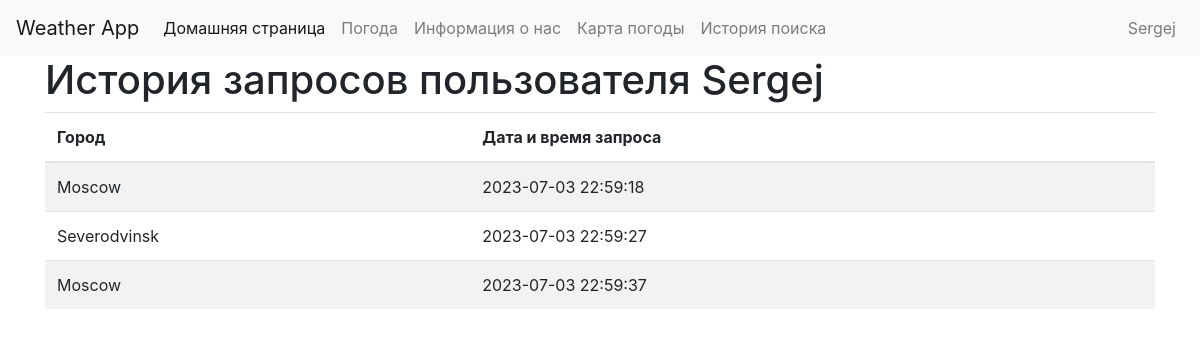
The app's page /view_history (signed in) with its own data.
### models.py (models this page shows, shortened)
class User(db.Model):
    id = db.Column(db.Integer, primary_key=True)
    username = db.Column(db.String(50), unique=True, nullable=False)
    password_hash = db.Column(db.String(128), nullable=False)
    email = db.Column(db.String(120), unique=True, nullable=False)
    requests = db.relationship('Request', backref='user')

class Request(db.Model):
    id = db.Column(db.Integer, primary_key=True)
    city = db.Column(db.String(50), nullable=False)
    timestamp = db.Column(db.DateTime, nullable=False, default=datetime)
    user_username = db.Column(db.String(50), db.ForeignKey('user.username'))

### app.py (the view)
@app.route('/view_history')
def view_history():
    if 'username' in session:
        user = User.query.filter_by(username=session['username']).first()
        requests = Request.query.filter_by(user=user).all()
        return render_template('view_history.html', requests=requests, user=user)
    else:
        return redirect(url_for('login'))

### app.py (called while the page is built)
@app.before_request
def require_login():
    allowed_routes = ['login', 'register', 'index']
    if request.endpoint not in allowed_routes and 'logged_in' not in session:
        return redirect(url_for('login'))

### templates/view_history.html (shortened to what this page needs)
<!DOCTYPE html>
<html>
<head>
    <link rel="stylesheet" href="https://maxcdn.bootstrapcdn.com/bootstrap/4.0.0/css/bootstrap.min.css"
>
</head>
<body>
    <nav class="navbar navbar-expand-lg navbar-light bg-light">
        <a class="navbar-brand" href="#">Weather App</a>
        <div class="collapse navbar-collapse" id="navbarNav">
            <ul class="navbar-nav">
                <li class="nav-item active">
                    <a class="nav-link" href="/">Домашняя страница</a>
                </li>
                <li class="nav-item">
                    <a class="nav-link" href="/weather">Погода</a>
                </li>
                <li class="nav-item">
                    <a class="nav-link" href="/info">Информация о нас</a>
                </li>
                <li class="nav-item">
                    <a class="nav-link" href="/map">Карта погоды</a>
                </li>
                <li class="nav-item">
                    <a class="nav-link" href="/view_history">История поиска</a>
                </li>
            </ul>
            <ul class="navbar-nav ml-auto">
                {% if session.logged_in %}
                <li class="nav-item">
                    <a class="nav-link" href="/logout">{{ session.username }}</a>
                </li>
                {% else %}
                <li class="nav-item">
                    <a class="nav-link" href="/login">Войти</a>
                </li>
                {% endif %}
            </ul>
        </div>
    </nav>
    {% block content %}
    {% if requests %}
    <div class="container">
        <h1>История запросов пользователя {{ user.username }}</h1>
        <table class="table table-striped">
            <thead>
                <tr>
                    <th>Город</th>
                    <th>Дата и время запроса</th>
                </tr>
            </thead>
            <tbody>
                {% for request in requests %}
                <tr>
                    <td>{{ request.city }}</td>
                    <td>{{ request.timestamp.strftime('%Y-%m-%d %H:%M:%S') }}</td>
                </tr>
                {% endfor %}
            </tbody>
        </table>
    </div>
    {% else %}
    <p>Нет сохраненных запросов</p>
    {% endif %}
    {% endblock %}
</body>
</html>

### records on screen
User: username "Sergej"
Request: city "Moscow", timestamp "2023-07-03 22:59:18"
Request: city "Severodvinsk", timestamp "2023-07-03 22:59:27"
Request: city "Moscow", timestamp "2023-07-03 22:59:37"

### other values on screen
{{ session.username }} "Sergej"
